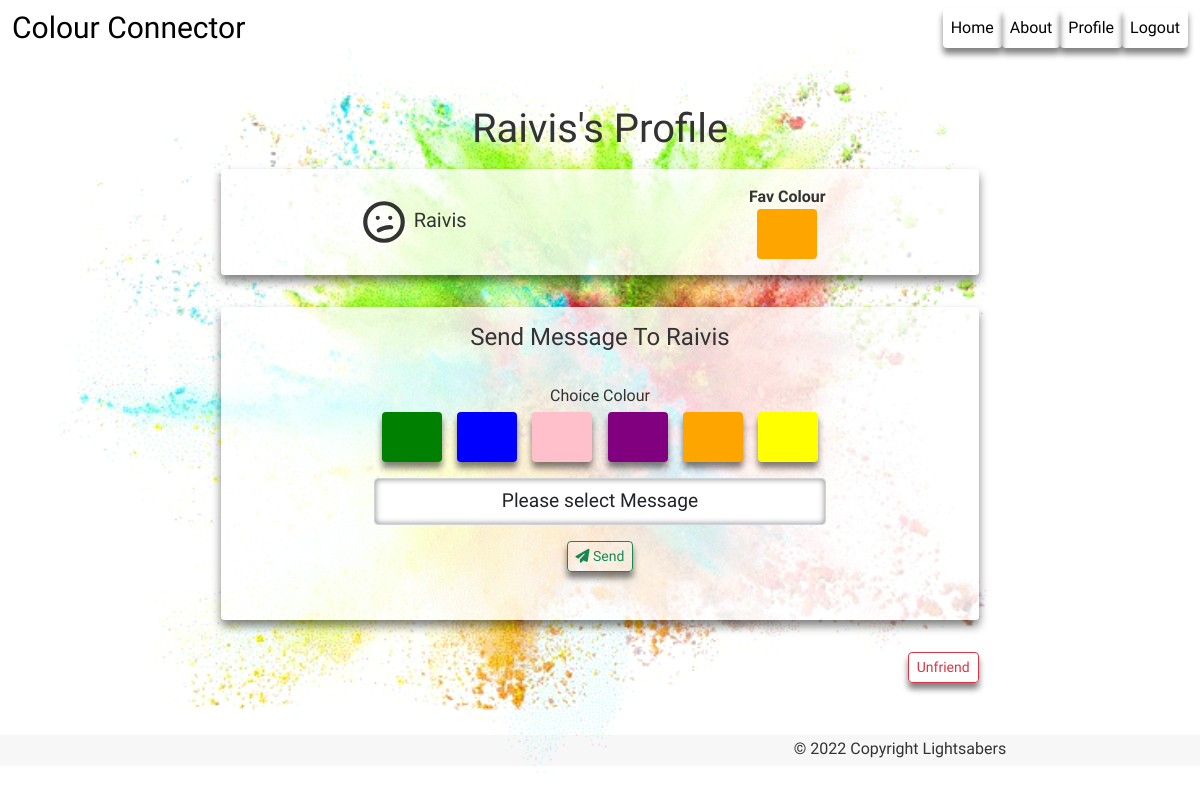
The page /profile/raivis (signed in) on the database as committed earlier.
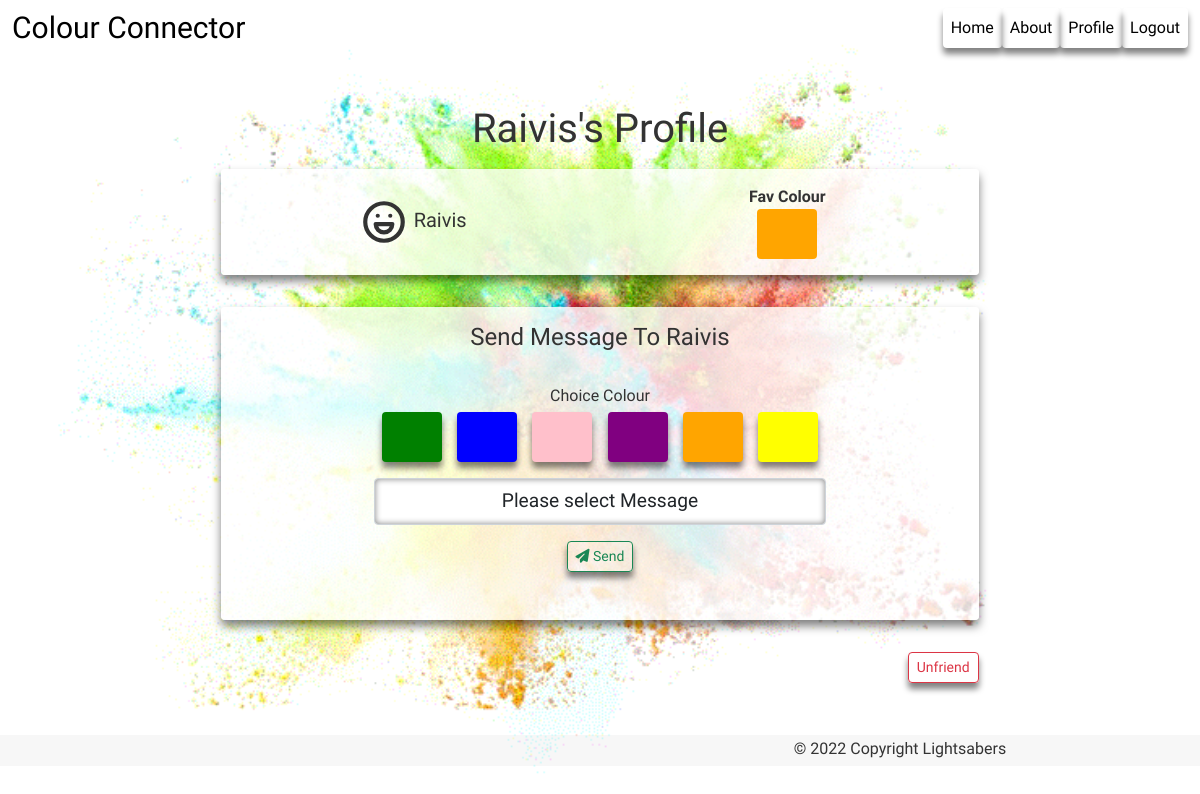
The same page on the database as committed later.
### profiles/views.py (the view)
# urls.py: path("<slug:slug>", views.user_profile, name="user_profile"),
@login_required
def user_profile(request, slug):
    friend = get_object_or_404(UserProfile, slug=slug)
    friend_mood = str(friend.mood)
    colors = Color.objects.all()
    form = SendMessage()
    context = {
        'colors': colors,
        'friend': friend,
        'form': form
    }
    return render(request, 'profiles/friend-detail.html', context)

### profiles/forms.py
class SendMessage(forms.ModelForm):
    class Meta:
        model = Post
        fields = ['sender', 'receiver', 'message', 'color', 'image']
    def __init__(self, *args, **kwargs):
        super(SendMessage, self).__init__(*args, **kwargs)
        for field in self.fields:
            self.fields[field].widget.attrs['placeholder'] = self.fields[field].label
            self.fields[field].empty_label = 'Please select ' + self.fields[field].label

### profiles/models.py (called while the page is built)
    def __str__(self):
        return str(self.color)

    def __str__(self):
        return str(self.message)

    def __str__(self):
        return str(self.mood)

### profiles/templates/profiles/friend-detail.html (shortened to what this page needs)
{% extends 'base.html' %}
{% load static %}
{% block content %}
<div class="container text-center p-0 p-sm-3">
  <h1 class="heading text-capitalize">{{friend.slug}}'s Profile</h1>
  <div class="row gx-0 gx-3 gy-3">
    <div class="panel panel-default col-sm-8 mx-auto">
      <div class="m-1 m-sm-2 p-1 py-3 p-sm-3 bg rounded">
        <div class="row align-items-center">
          <div class="col-6">
            <h5 class="panel-title text-capitalize p-0 m-0">
              {{friend.slug}}
            </h5>
          </div>
          <div class="col-6">
            {% if friend.fav_color %}
            <strong>Fav Colour</strong>
            <div class="mx-auto rounded" style="height: 50px; width: 60px; background-color: {{friend.fav_color}}"></div>
            {% endif %}
          </div>
        </div>
      </div>
    </div>
    <div class="panel panel-default col-sm-8 mx-auto">
      <div class="m-1 m-sm-2 p-1 p-sm-3 py-3 bg rounded">
        <h4 class="panel-title text-capitalize">
          Send Message to {{friend.slug}}
        </h4>
        {% include 'includes/send-message.html' %}
      </div>
    </div>
    <div class="mx-auto col-12 col-sm-8 ">
      <div class="d-flex flex-row justify-content-end">
            <button
              type="submit"
              onclick="unfriend()"
              class="btn btn-outline-danger btn-sm m-2">
              Unfriend
            </button>
    </div>
  </div>
</div>
{% endblock %}

Rows that differ between the two databases and show on the page:
changed UserProfile "Raivis": mood_id 1 → 4 (drawn)
